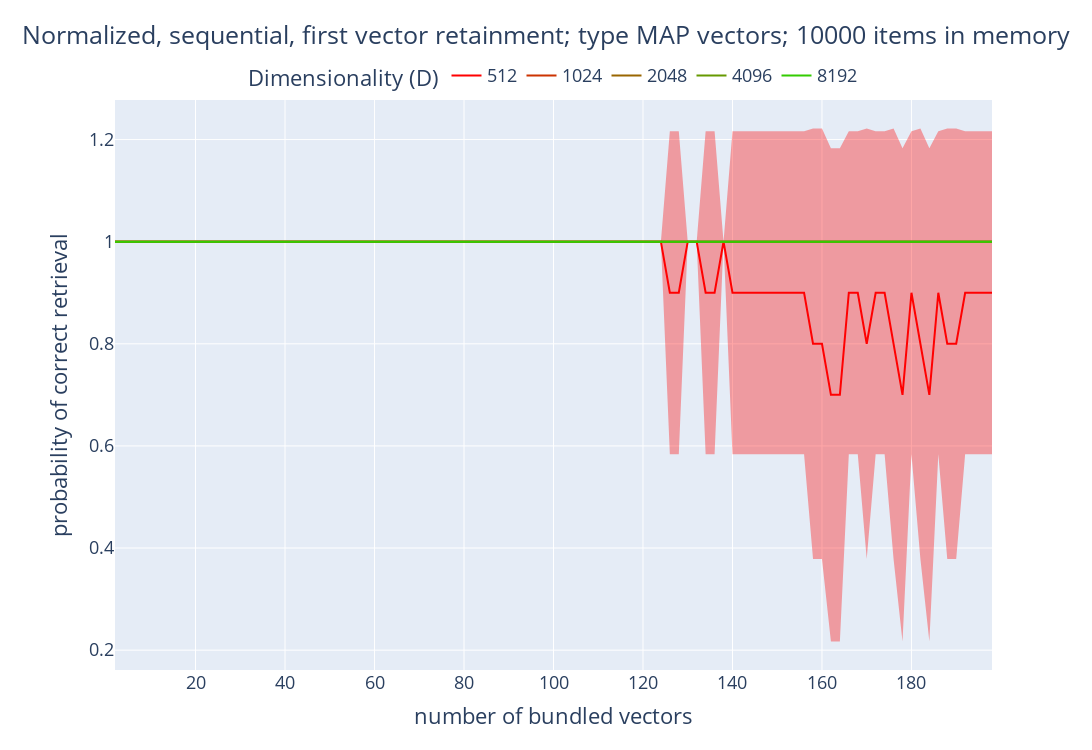

Notebook code cell kept with this figure:
### Markdown cell above
Plot if first vector can be retrieved from the bundled vector

### Code cell
fig = go.Figure()

for d_idx in range(len(DIMENSIONS)):
    fig.add_trace(go.Scatter(x=BUNDLE_SIZES, y=first_vec_retainment_mean[d_idx, :],
                             name=f'{DIMENSIONS[d_idx]}',
                             line=dict(color=f'rgb({255 - 255 * d_idx // len(DIMENSIONS)}, {255 * d_idx // len(DIMENSIONS)}, 1)')))
    fig.add_trace(go.Scatter(x=BUNDLE_SIZES + BUNDLE_SIZES[::-1], y=np.concatenate([first_vec_retainment_mean[d_idx, :] + first_vec_retainment_std[d_idx, :],
                        (first_vec_retainment_mean[d_idx, :] - first_vec_retainment_std[d_idx, :]).flip(0)]),
                        fill='toself',
                        line=dict(width=0),
                        fillcolor=f'rgba({255 - 255 * d_idx // len(DIMENSIONS)}, {255 * d_idx // len(DIMENSIONS)}, 1, 0.35)',
                        showlegend=False
    ))

fig.update_layout(title=dict(
            text=f'Normalized, sequential, first vector retainment; type {vsa_type} vectors; {item_memory_size} items in memory',
            x=0.5,
            y=.965,
          ),
          legend=dict(
            orientation="h",
            yanchor="top",
            y=1.075,
            xanchor="center",
            x=0.5,
            title='Dimensionality (D)'
          ),
          xaxis_title='number of bundled vectors',
          yaxis_title='probability of correct retrieval',
          width=1250,
          height=750,
          font=dict(
            size=18,
          ),
          margin=dict(l=115, r=100, t=100, b=80),
)

fig.show()

### Figure 1 — Plotly figure (JSON) as saved in the notebook; plotly's stock layout.template omitted (floating-point values rounded to 4 significant figures; data arrays with more than 128 entries replaced by an {"elided": "..."} marker saying what was removed)
{"data": [{"line": {"color": "rgb(255, 0, 1)"}, "name": "512", "type": "scatter", "x": [2, 4, 6, 8, 10, 12, 14, 16, 18, 20, 22, 24, 26, 28, 30, 32, 34, 36, 38, 40, 42, 44, 46, 48, 50, 52, 54, 56, 58, 60, 62, 64, 66, 68, 70, 72, 74, 76, 78, 80, 82, 84, 86, 88, 90, 92, 94, 96, 98, 100, 102, 104, 106, 108, 110, 112, 114, 116, 118, 120, 122, 124, 126, 128, 130, 132, 134, 136, 138, 140, 142, 144, 146, 148, 150, 152, 154, 156, 158, 160, 162, 164, 166, 168, 170, 172, 174, 176, 178, 180, 182, 184, 186, 188, 190, 192, 194, 196, 198], "y": [1, 1, 1, 1, 1, 1, 1, 1, 1, 1, 1, 1, 1, 1, 1, 1, 1, 1, 1, 1, 1, 1, 1, 1, 1, 1, 1, 1, 1, 1, 1, 1, 1, 1, 1, 1, 1, 1, 1, 1, 1, 1, 1, 1, 1, 1, 1, 1, 1, 1, 1, 1, 1, 1, 1, 1, 1, 1, 1, 1, 1, 1, 0.9, 0.9, 1, 1, 0.9, 0.9, 1, 0.9, 0.9, 0.9, 0.9, 0.9, 0.9, 0.9, 0.9, 0.9, 0.8, 0.8, 0.7, 0.7, 0.9, 0.9, 0.8, 0.9, 0.9, 0.8, 0.7, 0.9, 0.8, 0.7, 0.9, 0.8, 0.8, 0.9, 0.9, 0.9, 0.9]}, {"fill": "toself", "fillcolor": "rgba(255, 0, 1, 0.35)", "line": {"width": 0}, "showlegend": false, "type": "scatter", "x": {"elided": "198 int values"}, "y": {"elided": "198 float values"}}, {"line": {"color": "rgb(204, 51, 1)"}, "name": "1024", "type": "scatter", "x": [2, 4, 6, 8, 10, 12, 14, 16, 18, 20, 22, 24, 26, 28, 30, 32, 34, 36, 38, 40, 42, 44, 46, 48, 50, 52, 54, 56, 58, 60, 62, 64, 66, 68, 70, 72, 74, 76, 78, 80, 82, 84, 86, 88, 90, 92, 94, 96, 98, 100, 102, 104, 106, 108, 110, 112, 114, 116, 118, 120, 122, 124, 126, 128, 130, 132, 134, 136, 138, 140, 142, 144, 146, 148, 150, 152, 154, 156, 158, 160, 162, 164, 166, 168, 170, 172, 174, 176, 178, 180, 182, 184, 186, 188, 190, 192, 194, 196, 198], "y": [1, 1, 1, 1, 1, 1, 1, 1, 1, 1, 1, 1, 1, 1, 1, 1, 1, 1, 1, 1, 1, 1, 1, 1, 1, 1, 1, 1, 1, 1, 1, 1, 1, 1, 1, 1, 1, 1, 1, 1, 1, 1, 1, 1, 1, 1, 1, 1, 1, 1, 1, 1, 1, 1, 1, 1, 1, 1, 1, 1, 1, 1, 1, 1, 1, 1, 1, 1, 1, 1, 1, 1, 1, 1, 1, 1, 1, 1, 1, 1, 1, 1, 1, 1, 1, 1, 1, 1, 1, 1, 1, 1, 1, 1, 1, 1, 1, 1, 1]}, {"fill": "toself", "fillcolor": "rgba(204, 51, 1, 0.35)", "line": {"width": 0}, "showlegend": false, "type": "scatter", "x": {"elided": "198 int values"}, "y": {"elided": "198 int values"}}, {"line": {"color": "rgb(153, 102, 1)"}, "name": "2048", "type": "scatter", "x": [2, 4, 6, 8, 10, 12, 14, 16, 18, 20, 22, 24, 26, 28, 30, 32, 34, 36, 38, 40, 42, 44, 46, 48, 50, 52, 54, 56, 58, 60, 62, 64, 66, 68, 70, 72, 74, 76, 78, 80, 82, 84, 86, 88, 90, 92, 94, 96, 98, 100, 102, 104, 106, 108, 110, 112, 114, 116, 118, 120, 122, 124, 126, 128, 130, 132, 134, 136, 138, 140, 142, 144, 146, 148, 150, 152, 154, 156, 158, 160, 162, 164, 166, 168, 170, 172, 174, 176, 178, 180, 182, 184, 186, 188, 190, 192, 194, 196, 198], "y": [1, 1, 1, 1, 1, 1, 1, 1, 1, 1, 1, 1, 1, 1, 1, 1, 1, 1, 1, 1, 1, 1, 1, 1, 1, 1, 1, 1, 1, 1, 1, 1, 1, 1, 1, 1, 1, 1, 1, 1, 1, 1, 1, 1, 1, 1, 1, 1, 1, 1, 1, 1, 1, 1, 1, 1, 1, 1, 1, 1, 1, 1, 1, 1, 1, 1, 1, 1, 1, 1, 1, 1, 1, 1, 1, 1, 1, 1, 1, 1, 1, 1, 1, 1, 1, 1, 1, 1, 1, 1, 1, 1, 1, 1, 1, 1, 1, 1, 1]}, {"fill": "toself", "fillcolor": "rgba(153, 102, 1, 0.35)", "line": {"width": 0}, "showlegend": false, "type": "scatter", "x": {"elided": "198 int values"}, "y": {"elided": "198 int values"}}, {"line": {"color": "rgb(102, 153, 1)"}, "name": "4096", "type": "scatter", "x": [2, 4, 6, 8, 10, 12, 14, 16, 18, 20, 22, 24, 26, 28, 30, 32, 34, 36, 38, 40, 42, 44, 46, 48, 50, 52, 54, 56, 58, 60, 62, 64, 66, 68, 70, 72, 74, 76, 78, 80, 82, 84, 86, 88, 90, 92, 94, 96, 98, 100, 102, 104, 106, 108, 110, 112, 114, 116, 118, 120, 122, 124, 126, 128, 130, 132, 134, 136, 138, 140, 142, 144, 146, 148, 150, 152, 154, 156, 158, 160, 162, 164, 166, 168, 170, 172, 174, 176, 178, 180, 182, 184, 186, 188, 190, 192, 194, 196, 198], "y": [1, 1, 1, 1, 1, 1, 1, 1, 1, 1, 1, 1, 1, 1, 1, 1, 1, 1, 1, 1, 1, 1, 1, 1, 1, 1, 1, 1, 1, 1, 1, 1, 1, 1, 1, 1, 1, 1, 1, 1, 1, 1, 1, 1, 1, 1, 1, 1, 1, 1, 1, 1, 1, 1, 1, 1, 1, 1, 1, 1, 1, 1, 1, 1, 1, 1, 1, 1, 1, 1, 1, 1, 1, 1, 1, 1, 1, 1, 1, 1, 1, 1, 1, 1, 1, 1, 1, 1, 1, 1, 1, 1, 1, 1, 1, 1, 1, 1, 1]}, {"fill": "toself", "fillcolor": "rgba(102, 153, 1, 0.35)", "line": {"width": 0}, "showlegend": false, "type": "scatter", "x": {"elided": "198 int values"}, "y": {"elided": "198 int values"}}, {"line": {"color": "rgb(51, 204, 1)"}, "name": "8192", "type": "scatter", "x": [2, 4, 6, 8, 10, 12, 14, 16, 18, 20, 22, 24, 26, 28, 30, 32, 34, 36, 38, 40, 42, 44, 46, 48, 50, 52, 54, 56, 58, 60, 62, 64, 66, 68, 70, 72, 74, 76, 78, 80, 82, 84, 86, 88, 90, 92, 94, 96, 98, 100, 102, 104, 106, 108, 110, 112, 114, 116, 118, 120, 122, 124, 126, 128, 130, 132, 134, 136, 138, 140, 142, 144, 146, 148, 150, 152, 154, 156, 158, 160, 162, 164, 166, 168, 170, 172, 174, 176, 178, 180, 182, 184, 186, 188, 190, 192, 194, 196, 198], "y": [1, 1, 1, 1, 1, 1, 1, 1, 1, 1, 1, 1, 1, 1, 1, 1, 1, 1, 1, 1, 1, 1, 1, 1, 1, 1, 1, 1, 1, 1, 1, 1, 1, 1, 1, 1, 1, 1, 1, 1, 1, 1, 1, 1, 1, 1, 1, 1, 1, 1, 1, 1, 1, 1, 1, 1, 1, 1, 1, 1, 1, 1, 1, 1, 1, 1, 1, 1, 1, 1, 1, 1, 1, 1, 1, 1, 1, 1, 1, 1, 1, 1, 1, 1, 1, 1, 1, 1, 1, 1, 1, 1, 1, 1, 1, 1, 1, 1, 1]}, {"fill": "toself", "fillcolor": "rgba(51, 204, 1, 0.35)", "line": {"width": 0}, "showlegend": false, "type": "scatter", "x": {"elided": "198 int values"}, "y": {"elided": "198 int values"}}], "layout": {"font": {"size": 18}, "height": 750, "legend": {"orientation": "h", "title": {"text": "Dimensionality (D)"}, "x": 0.5, "xanchor": "center", "y": 1.075, "yanchor": "top"}, "margin": {"b": 80, "l": 115, "r": 100, "t": 100}, "title": {"text": "Normalized, sequential, first vector retainment; type MAP vectors; 10000 items in memory", "x": 0.5, "y": 0.965}, "width": 1250, "xaxis": {"title": {"text": "number of bundled vectors"}}, "yaxis": {"title": {"text": "probability of correct retrieval"}}}}
